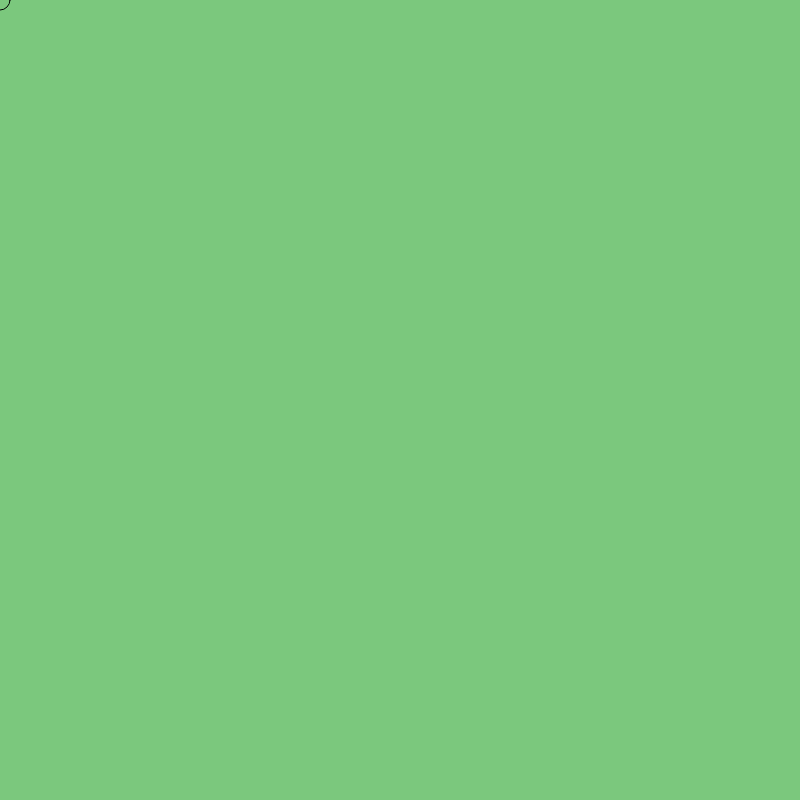
Frame 1 (no input)
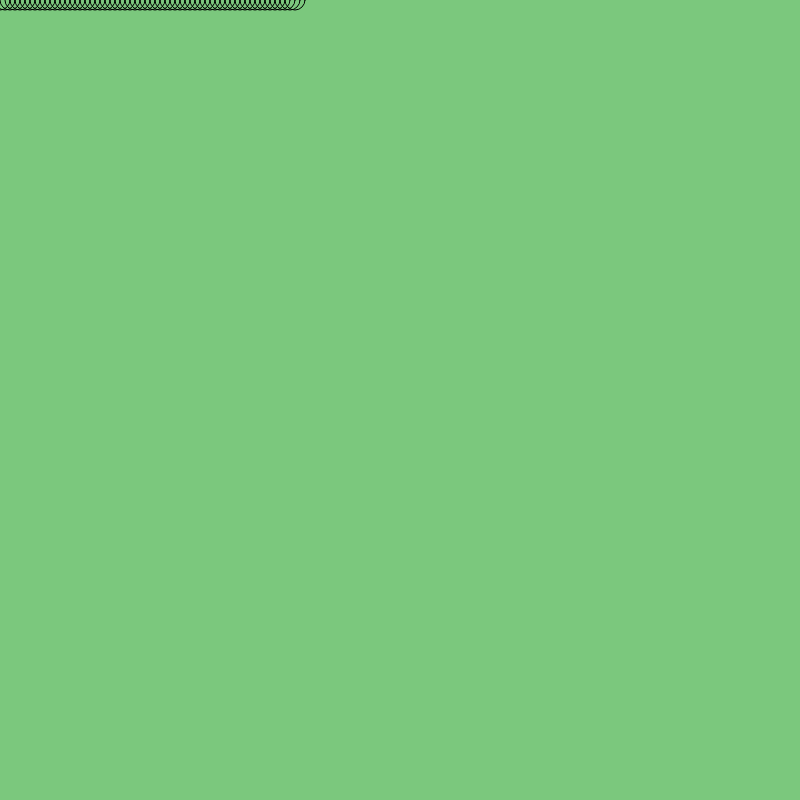
Frame 60 (no input)
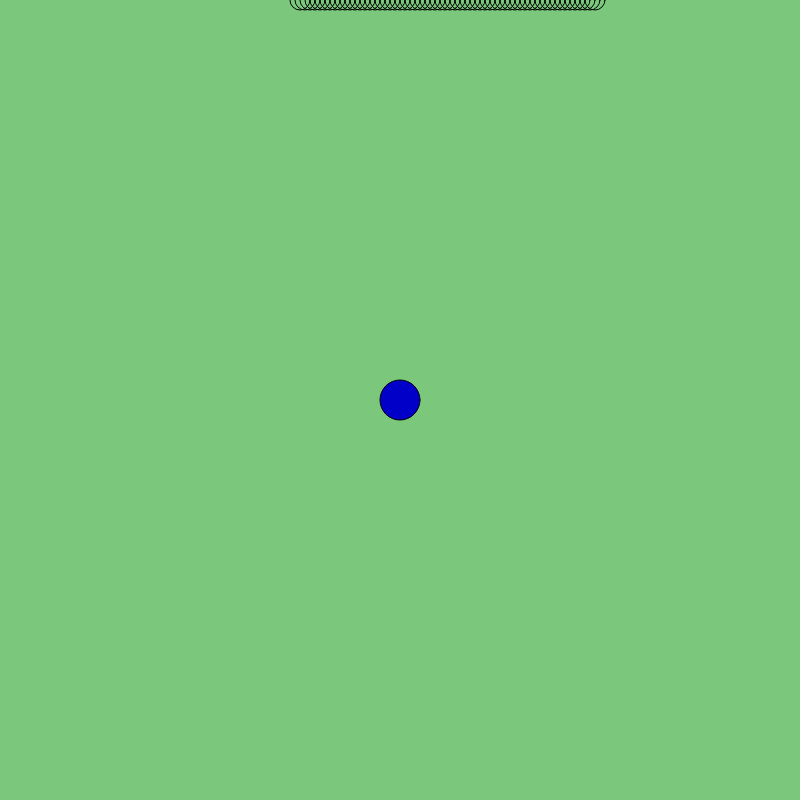
Frame 120 (the mouse pressed at the canvas centre since frame 60)

The p5.js sketch that drew these frames (run headless with seeded random() and noise() and a simulated clock; from frame 60 on, the mouse is pressed at the canvas centre):

// p5.js sketch
// ── sketch.js
var x = 0;
var y = 0;
var myCanvasWidth = 800;
var myCanvasHeight = 800;

function setup() {
  noFill();
  createCanvas(myCanvasWidth, myCanvasHeight);
  makeBackground();
}

function makeBackground() {
  background(123,200,125);
}

function draw() {
  noFill();
  ellipse(x, y, 20, 20);
  x = x + 5;

  var weAreAtTheRightSideOfTheScreen = x > myCanvasWidth;
  if (weAreAtTheRightSideOfTheScreen) {
    y = y + 100;
    x = 0;
  }

  if ( y > myCanvasHeight ) {
    noLoop();
  }
}


function mousePressed() {
  clear();
  makeBackground();
  fill(0, 0, 200);
  ellipse(mouseX, mouseY, 40, 40);
  textSize(32);
  fill(0, 102, 153);

  var bottomBoundaryX = x - 20;
  var topBoundaryX = x + 20;
  var isNearX = ( mouseX > bottomBoundaryX ) && ( mouseX < topBoundaryX );

  var bottomBoundaryY = y - 20;
  var topBoundaryY = y + 20;
  var isNearY = ( mouseY > bottomBoundaryY ) && ( mouseY < topBoundaryY );

  if (isNearX && isNearY) {
    textSize(32);
    fill(200, 0, 0);
    text("success! ", 20, 200);
  }
}
